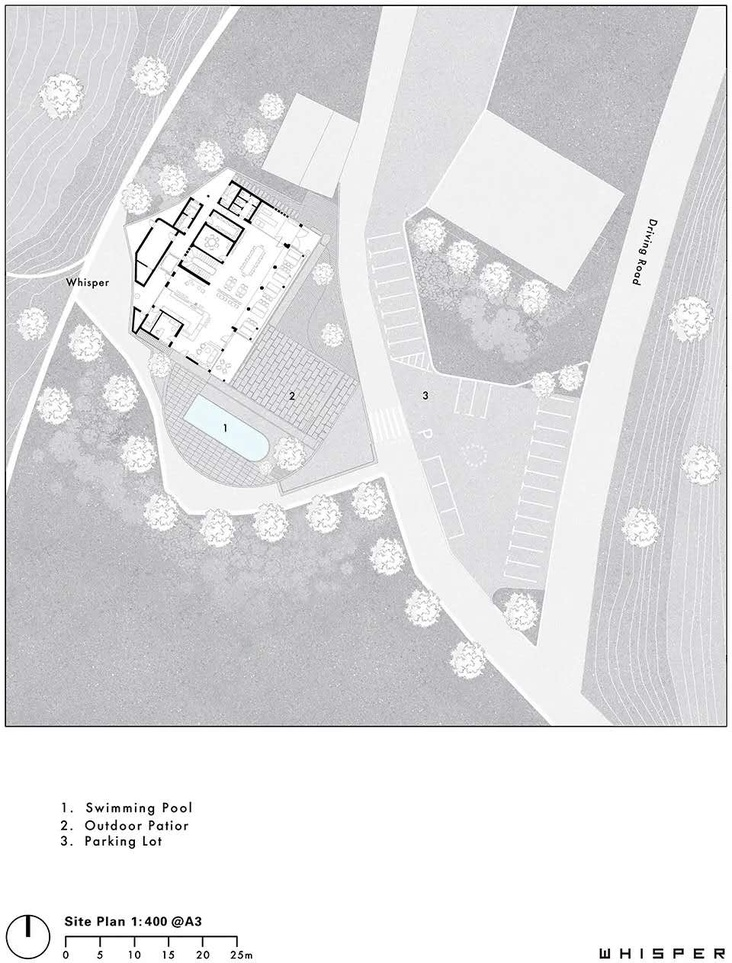
#> input picture practice/14.opencvPIL图片处理/1.jpg, 732 x 963 px, shrunk from 960 x 1263 before the run
$ python '9.线条检测.py'
#> lines starting #> are read from the running program, lines starting #| are printed output that depends on the picture; after the words box and inside, x2 and y2 are one past the last pixel; in counts of white or black regions, pixels touching at a corner belong together
import cv2                                     #cv2.HoughLines
import numpy as np

image = cv2.imread("1.jpg")
#> image is the input picture: shape (963, 732, 3); mean B, G, R 225, 222.9, 223.2

gray = cv2.cvtColor(image, cv2.COLOR_BGR2GRAY)

edges = cv2.Canny(gray, 90,110)
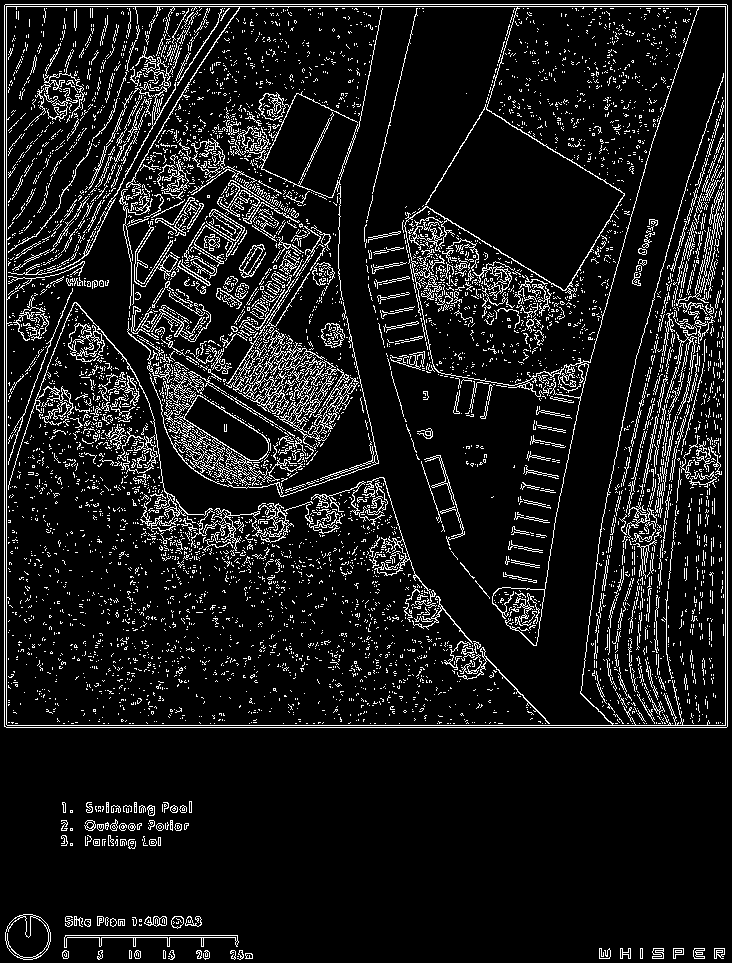
#> edges: shape (963, 732); 9.9% white in thin lines or dots

lines = cv2.HoughLines(edges,1,np.pi / 180, 250)
#> lines = 13 rows, first 8: [6, 0], [4, 0], [725, 0], [727, 0], [4, 1.57], [6, 1.57], [725, 1.57], [727, 1.57]

print  (lines)                       #只有起点没有 终点
#| [[[6.0000000e+00 0.0000000e+00]]
#|  [[4.0000000e+00 0.0000000e+00]]
#|  [[7.2500000e+02 0.0000000e+00]]
#|  [[7.2700000e+02 0.0000000e+00]]
#|  [[4.0000000e+00 1.5707964e+00]]
#|  [[6.0000000e+00 1.5707964e+00]]
#|  [[7.2500000e+02 1.5707964e+00]]
#|  [[7.2700000e+02 1.5707964e+00]]
#|  [[1.2200000e+02 2.3561945e+00]]
#|  [[3.5000000e+01 2.3561945e+00]]
#|  [[3.7000000e+01 2.3561945e+00]]
#|  [[7.2500000e+02 1.9198622e-01]]
#> (further printed lines are left out)

for line in lines:
    rho,theta=line[0]
    a=np.cos(theta)
    b=np.sin(theta)
    x0=a*rho
    y0=b*rho
    x1=int(x0+1000*(-b))
    y1=int(y0+1000*a)
    x2=int(x0-1000*(-b))
    y2=int(y0-1000*a)
    cv2.line(image, (x1, y1), (x2, y2), (0, 255, 0), 2)
#> this loop made 13 passes
#> (rho, theta, a, b, x0, y0, x1, y1) on passes 1 to 12: (6, 0, 1, 0, 6, 0, 6, 1000), (4, 0, 1, 0, 4, 0, 4, 1000), (725, 0, 1, 0, 725, 0, 725, 1000), (727, 0, 1, 0, 727, 0, 727, 1000), (4, 1.57, -4.37e-08, 1, -1.75e-07, 4, -1000, 3), (6, 1.57, -4.37e-08, 1, -2.62e-07, 6, -1000, 5), (725, 1.57, -4.37e-08, 1, -3.17e-05, 725, -1000, 724), (727, 1.57, -4.37e-08, 1, -3.18e-05, 727, -1000, 726), (122, 2.36, -0.707, 0.707, -86.27, 86.27, -793, -620), (35, 2.36, -0.707, 0.707, -24.75, 24.75, -731, -682), (37, 2.36, -0.707, 0.707, -26.16, 26.16, -733, -680), (725, 0.192, 0.982, 0.191, 711.7, 138.3, 520, 1119)
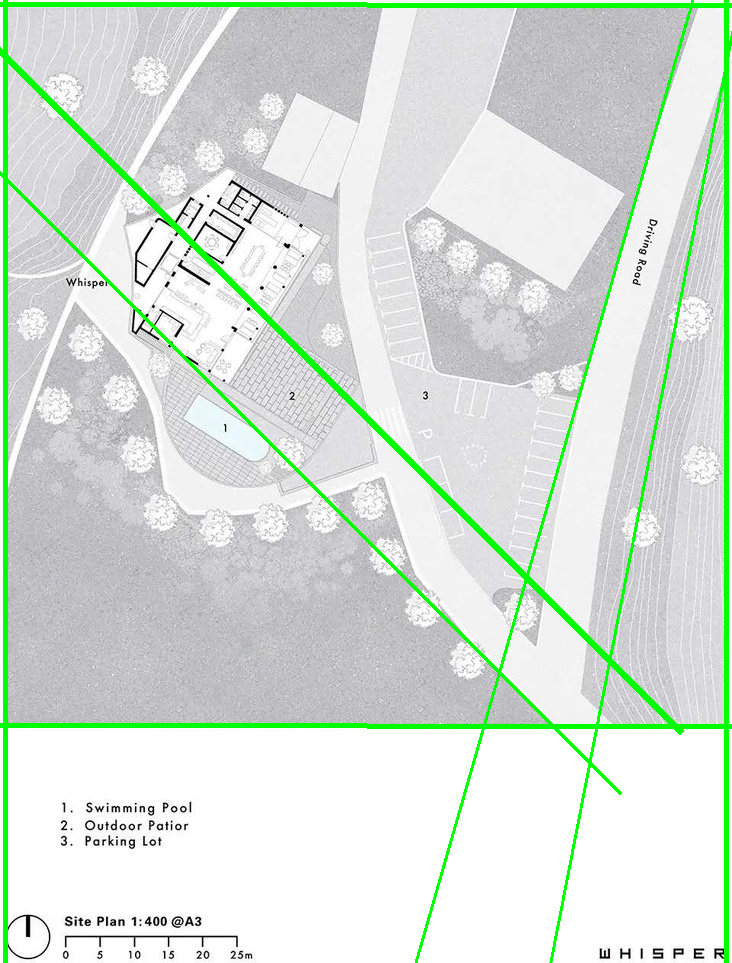
#> image: shape (963, 732, 3); 4.47% of pixels changed, all inside (x1, y1, x2, y2) = (0, 0, 732, 963)


cv2.imshow('HoughLinesP',image)


cv2.waitKey(0)
